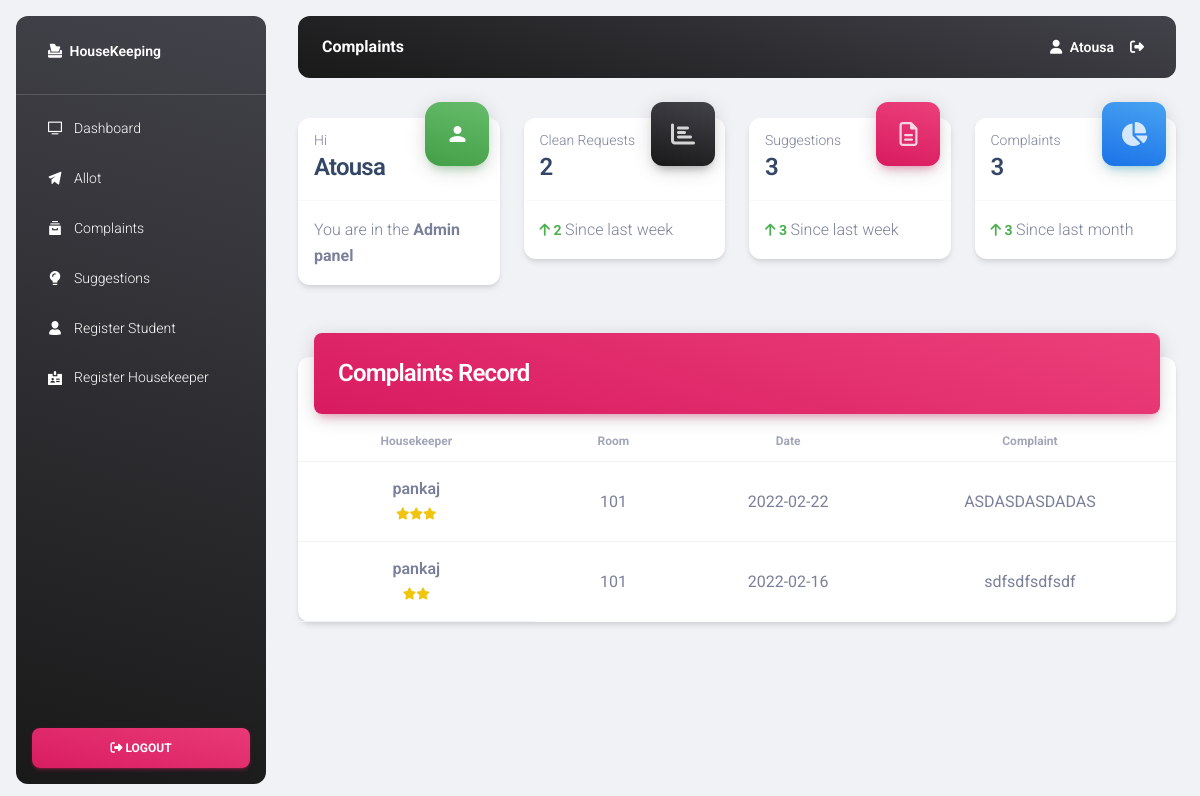
The app's page /complaints.php (signed in) with its own data.
### tables this page shows
CREATE TABLE `complaints` (
  `complaint_id` int(12) NOT NULL,
  `feedback_id` int(12) NOT NULL,
  `rollnumber` int(12) NOT NULL,
  `complaint` varchar(200) NOT NULL
);

CREATE TABLE `housekeeper` (
  `worker_id` int(12) NOT NULL,
  `name` varchar(30) NOT NULL,
  `hostel` tinyint(5) NOT NULL,
  `floor` tinyint(4) NOT NULL,
  `rooms_cleaned` int(5) NOT NULL,
  `complaints` tinyint(4) NOT NULL
);

CREATE TABLE `student` (
  `rollnumber` int(12) NOT NULL,
  `password` varchar(40) NOT NULL,
  `room` varchar(8) NOT NULL,
  `floor` tinyint(4) NOT NULL,
  `hostel` tinyint(5) NOT NULL
);

CREATE TABLE `cleanrequest` (
  `request_id` int(12) NOT NULL,
  `rollnumber` int(12) NOT NULL,
  `worker_id` int(12) DEFAULT NULL,
  `date` date NOT NULL,
  `cleaningtime` time NOT NULL,
  `req_status` tinyint(1) NOT NULL DEFAULT 0
);

### allotfunctions.php (called while the page is built, shortened)
<?php
    function getComplaints($username, $db){
      $query_request = "select c.complaint, fb.rating, cr.date, hk.name, s.room from
      complaints c Inner Join feedback fb on c.feedback_id = fb.feedback_id
      Inner Join cleanrequest cr on fb.request_id = cr.request_id
      Inner Join housekeeper hk on cr.worker_id = hk.worker_id
      Inner Join student s on c.rollnumber = s.rollnumber
      Order by cr.date desc";
      $result_request = mysqli_query($db, $query_request);
      return $result_request;
    }
?>

### complaints.php (the view, shortened to what this page needs)
<!DOCTYPE html>
<html lang="en">
<head>
   <?php require("meta.php"); ?>
</head>
<body class="g-sidenav-show bg-gray-200">
   <?php require("allotsidenav.php"); ?>
   <main class="main-content position-relative max-height-vh-100 h-100 border-radius-lg ">
      <nav
         class="navbar navbar-main navbar-expand-lg px-0 mx-4  my-3 shadow-none border-radius-xl bg-gradient-dark ps bg-white"
         id="navbarBlur" navbar-scroll="true">
         <div class="container-fluid py-1 px-3">
            <nav aria-label="breadcrumb">
               <h6 class="font-weight-bolder mx-2 mb-0 text-white">Complaints</h6>
            </nav>
            <?php require("allottopbar.php"); ?>
         </div>
      </nav>
      <?php require("allotheader.php"); ?>
      <div class="container-fluid mt-5">
         <div class="row mt-2 pb-5">
            <div class="col-xl-12 mb-5 mb-xl-0">
               <div class="card shadow">
                  <div class="card-header p-0 mb-2 position-relative mt-n4 mx-3 z-index-2">
                     <div class="bg-gradient-primary shadow-primary border-radius-lg pt-4 pb-3">
                        <h4 class="text-white text-capitalize ps-4">Complaints Record</h4>
                     </div>
                  </div>
                  <div class="table-responsive p-0">
                     <table class="table align-items-center mb-0">
                        <thead>
                           <tr>
                              <th scope="col" class="text-secondary text-xs font-weight-bolder opacity-7 text-center">
                                 Housekeeper</th>
                              <th scope="col" class="text-secondary text-xs font-weight-bolder opacity-7 text-center">
                                 Room</th>
                              <th scope="col" class="text-secondary text-xs font-weight-bolder opacity-7 text-center">
                                 Date</th>
                              <th colspan="3" class="text-secondary text-xs font-weight-bolder opacity-7 text-center">
                                 Complaint</th>
                           </tr>
                        </thead>
                        <tbody>
                           <?php
$info = getComplaints($_SESSION['username'],$db);
if(mysqli_num_rows($info) > 0){
  while ($row = mysqli_fetch_assoc($info)) {
?>
                           <tr>
                              <th scope="row" class="text-center">
                                 <?php
  $numstars = $row['rating'];
  $str="";
  for ($i=0; $i < $numstars; $i++) {
    if($i==0)
      $str .= "<i class='fas fa-star fa-xs' style='color:#f1c40f'></i>";
    else
      $str .= "<i class='ml-1 fas fa-star fa-xs' style='color:#f1c40f'></i>";
  }
  echo $row['name'] ."<br>". $str;
?>
                              </th>
                              <td class="text-center">
                                 <?php
  echo strtoupper($row['room']);
?>
                              </td>
                              <td class="text-center">
                                 <?php
 echo $row['date'];
?>
                              </td>
                              <td colspan="3" style="height: 80px; overflow-y:auto" class="text-center">
                                 <?php
echo $row['complaint'];
?>
                              </td>
                           </tr>
                           <?php
  }}
?>
                        </tbody>
                     </table>
                  </div>
               </div>
            </div>
         </div>
      </div>
   </main>
</body>
</html>

### records on screen
complaints: housekeeper.name "pankaj", student.room "101", cleanrequest.date "2022-02-22", complaint "ASDASDASDADAS"
complaints: housekeeper.name "pankaj", student.room "101", cleanrequest.date "2022-02-16", complaint "sdfsdfsdfsdf"

### other values on screen
$_SESSION['username'] "Atousa"
$requestcount['count(*)'] "2"
$suggestioncount['count(*)'] "3"
$complaintcount['count(*)'] "3"
